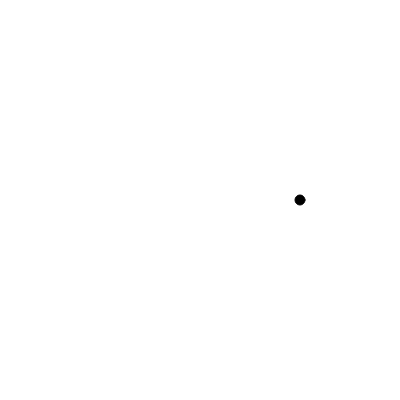
Frame 1 (no input)
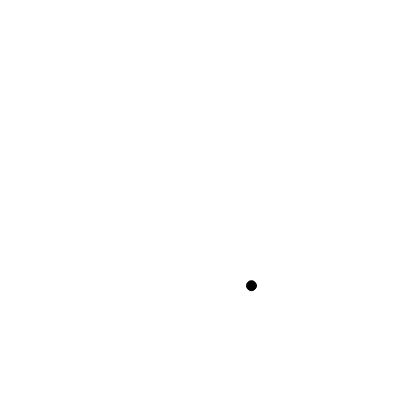
Frame 60 (no input)
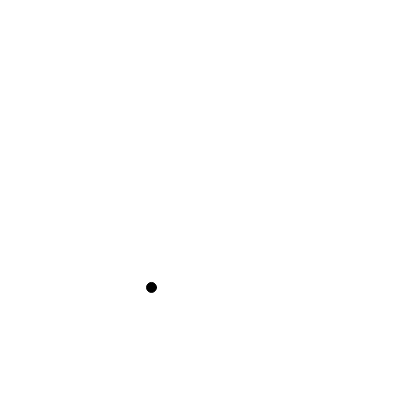
Frame 120 (the mouse pressed at the canvas centre since frame 60)

The p5.js sketch that drew these frames (run headless with seeded random() and noise() and a simulated clock; from frame 60 on, the mouse is pressed at the canvas centre):

// p5.js sketch
// ── sketch.js
const dim = 400
let deg = 0

let canvas
let recorder

function setup() {
  canvas = createCanvas(dim, dim)
}

function draw() {
  background('white')

  if (frameCount === 1) {
    recorder = startRecording()
  }

  fill('black')
  translate(dim / 2, dim / 2)
  circle(100 * cos(radians(deg)), 100 * sin(radians(deg)), 10)

  deg++

  if (deg === 360) {
    recorder.stop()
    noLoop()
  }
}

function startRecording() {
  console.log('start recording')

  const chunks = []
  const stream = canvas.elt.captureStream()
  const recorder = new MediaRecorder(stream)
  recorder.ondataavailable = (e) => chunks.push(e.data)
  recorder.onstop = (e) => {
    exportVid(new Blob(chunks, { type: 'video/webm' }))
    console.log('done recording')
  }

  recorder.start()
  return recorder
}

function exportVid(blob) {
  const url = URL.createObjectURL(blob)
  const a = document.createElement('a')
  a.style.display = 'none'
  a.href = url
  a.download = 'test.webm'
  a.click()
  window.URL.revokeObjectURL(url)
}
